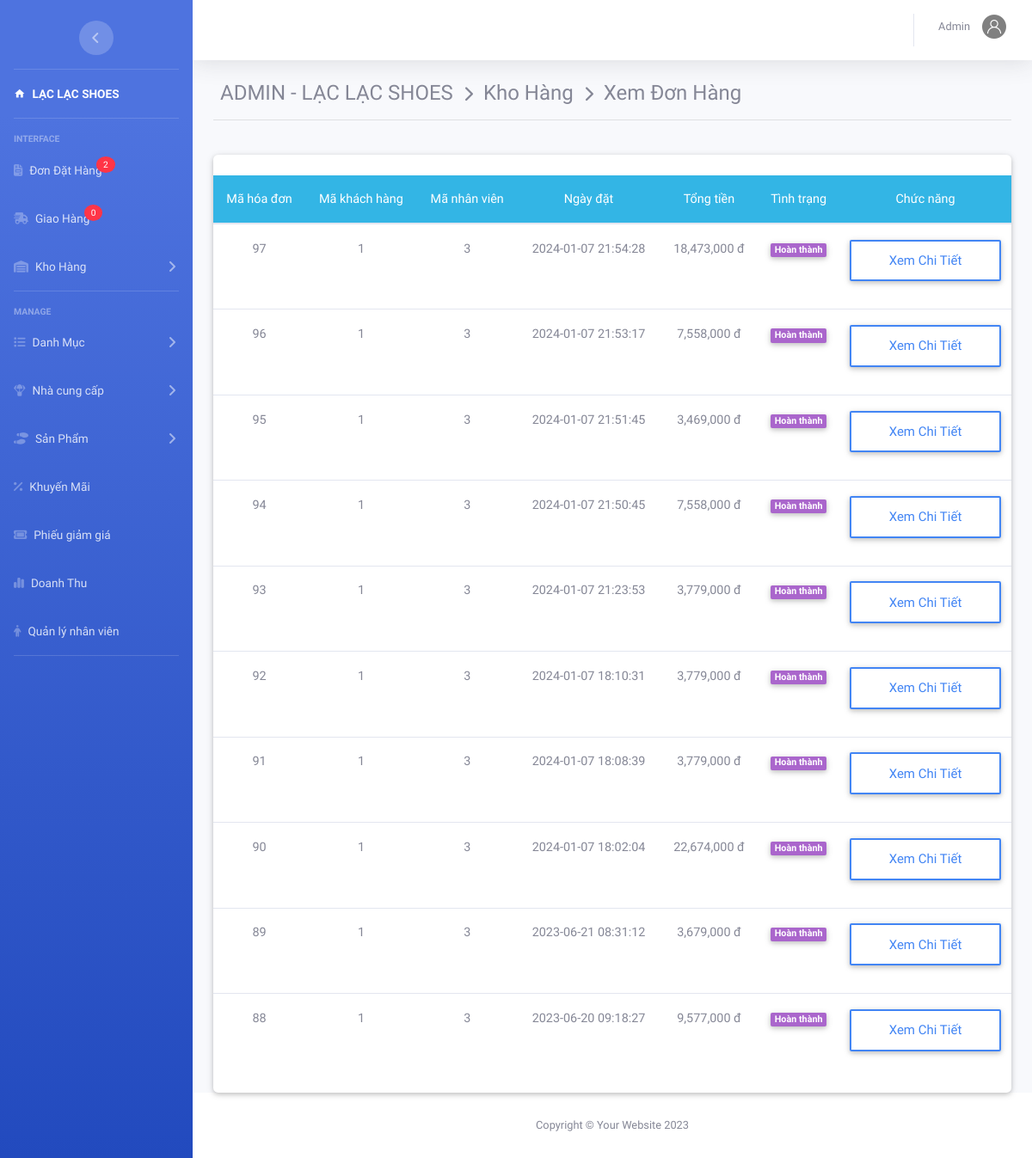
/admin/index.php?action=kho&view=xemdh (signed in), run on an earlier commit of the app's database.
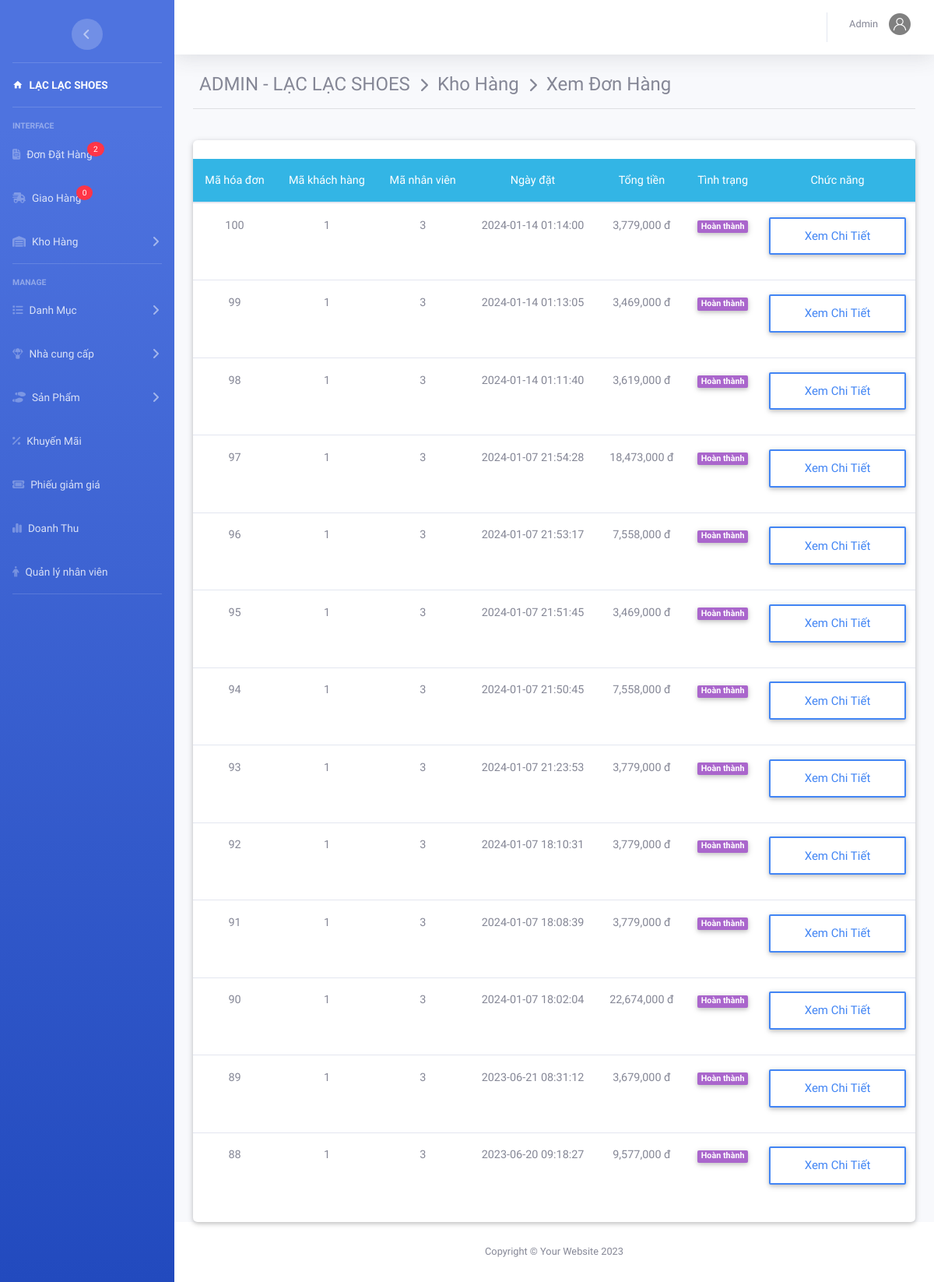
And on a later commit of the database.
### tables this page shows
CREATE TABLE `hoadon` (
  `MaHD` int(11) NOT NULL,
  `MaKH` int(11) NOT NULL,
  `MaNV` int(11) DEFAULT NULL,
  `NgayDat` datetime DEFAULT current_timestamp(),
  `NgayGiao` datetime DEFAULT NULL,
  `PhuongThucThanhToan` tinyint(4) NOT NULL,
  `TinhTrang` varchar(20) DEFAULT NULL,
  `TongTien` decimal(10,0) NOT NULL,
  `MaNVGH` varchar(50) DEFAULT NULL
);

### admin/kho/dondathang.php (the view, shortened to what this page needs)
<?php
$sql = "select * from hoadon  where (TinhTrang ='đã duyệt' or TinhTrang ='hoàn thành')  Order by NgayDat DESC ";
$rs = mysqli_query($conn, $sql);
?>
<div class="container-fluid">
	<div class="page-header">
		<h4 class="page-title">
			 ADMIN - LẠC LẠC SHOES &#160;<i class="fas fa-chevron-right" style="font-size: 18px"></i>&#160; Kho Hàng &#160;<i class="fas fa-chevron-right" style="font-size: 18px"></i>&#160; Xem Đơn Hàng
		</h4>
	</div>
	<hr><br>
	<div class="row">
		<div class="col-md-12 grid-margin stretch-card">
			<div class="card">
				<br>
				<table class="table table-hover text-center ">
					<thead class="badge-info">
						<tr>
							<th>Mã hóa đơn</th>
							<th>Mã khách hàng</th>
							<th>Mã nhân viên</th>
							<th>Ngày đặt</th>
							<th>Tổng tiền</th>
							<th>Tình trạng</th>
							<th>Chức năng</th>
						</tr>
					</thead>
					<tbody>
						<?php
							while ($row = mysqli_fetch_array($rs)) {
						?>
							<tr>
								<td><?php echo $row['MaHD']; ?></td>
								<td><?php echo $row['MaKH']; ?></td>
								<td><?php echo $row['MaNV']; ?></td>
								<td><?php echo $row['NgayDat']; ?></td>
								<td><?php echo number_format($row['TongTien']) . ' đ'; ?></td>
								<td><?php if ($row['TinhTrang'] === 'Đã duyệt') { ?>
										<label class="badge badge-warning"><span style="vertical-align: inherit;">
												<span style="vertical-align: inherit;">Đã duyệt</span></span>
										</label>
									<?php } elseif ($row['TinhTrang'] === 'hoàn thành') { ?>
										<label class="badge badge-secondary"><span style="vertical-align: inherit;">
												<span style="vertical-align: inherit;">Hoàn thành</span></span>
										</label>
									<?php } ?>
								</td>
								<td width="200"><a class="d-block fs-15 mb-3 text-capitalize btn btn-outline-primary" href="index.php?action=kho&view=chitietdh&mahd=<?php echo $row['MaHD']; ?>">Xem chi tiết </a></td>
							</tr>
						<?php	} ?>
					</tbody>
				</table>
			</div>
		</div>
	</div>
</div>

### admin/index.php (shortened to what this page needs)
<?php
if(!isset($_SESSION['admin'])){
  header('location:login.php');
}
else{
	include_once('../model/database.php');
	include 'include/menu.php';
	include 'include/header.php';
	include 'controller.php';
	include 'include/footer.php';
}
 ?>

### admin/include/menu.php (shortened to what this page needs)
<!DOCTYPE html>
<html lang="en">
<head>
  <link rel="stylesheet" href="https://cdnjs.cloudflare.com/ajax/libs/font-awesome/6.5.1/css/all.min.css" />
  <link href="template/mdi/css/materialdesignicons.min.css" rel="stylesheet">
  <link href="template/cssfont.css" rel="stylesheet">
  <link href="template/css/sb-admin-2.min.css" rel="stylesheet">
  <link href="template/css/style.css" rel="stylesheet">
  <link href="template/bootstrap/mdb.lite.min.css" rel="stylesheet">
  <?php
  if (isset($_SESSION['admin'])) {
    $nv = $_SESSION['admin'];
  } ?>
</head>
<body id="page-top">
  <div id="wrapper">
    <ul class="navbar-nav bg-gradient-primary sidebar sidebar-dark accordion" id="accordionSidebar">
      <br>
      <div class="text-center d-none d-md-inline">
        <button class="rounded-circle border-0" id="sidebarToggle"></button>
      </div>
      <hr class="sidebar-divider my-0">
      <li class="nav-item active">
        <a class="nav-link" href="index.php">
          <i class="mdi mdi-home menu-icon"></i>
          <span>LẠC LẠC SHOES</span></a>
      </li>
      <hr class="sidebar-divider">
      <div class="sidebar-heading">
        Interface
      </div>
      <?php
      $sql = "SELECT * FROM `hoadon` WHERE `TinhTrang` = 'chưa duyệt'";
      $rs = mysqli_query($conn, $sql);
      $dem = mysqli_num_rows($rs);
      ?>
      <li class="nav-item">
        <a class="nav-link" href="?action=xldathang">
          <i class="fa-solid fa-file-invoice"></i>
          <span>Đơn Đặt Hàng <sup style="border-radius: 50%; right: 10px; top: -0.7em;" class="badge-danger text-center px-2 py-1"><?php echo $dem ?></sup></span></a>
      </li>
      <?php
      $sql = "SELECT * FROM `hoadon` WHERE NgayGiao is not null and TinhTrang='Đã duyệt' ORDER BY NgayGiao ASc";
      $rs = mysqli_query($conn, $sql);
      $dem = mysqli_num_rows($rs);
      ?>
      <li class="nav-item">
        <a class="nav-link" href="?action=giaohang">
          <i class="fa-solid fa-truck-fast"></i>
          <span>Giao Hàng <sup style="border-radius: 50%; right: 10px; top: -0.7em;" class="badge-danger text-center px-2 py-1"><?php echo $dem ?></sup></span></a>
      </li>
      <li class="nav-item">
        <a class="nav-link collapsed" href="#" data-toggle="collapse" data-target="#collapseTwo" aria-expanded="true" aria-controls="collapseTwo">
          <i class="fa-solid fa-warehouse"></i>
          <span>Kho Hàng</span>
        </a>
      </li>
      <hr class="sidebar-divider">
      <div class="sidebar-heading">
        Manage
      </div>
      <li class="nav-item">
        <a class="nav-link collapsed" href="#" data-toggle="collapse" data-target="#collapsePages" aria-expanded="true" aria-controls="collapsePages">
          <i class="fa-solid fa-list"></i>
          <span>Danh Mục</span>
        </a>
      </li>
      <li class="nav-item">
        <a class="nav-link collapsed" href="#" data-toggle="collapse" data-target="#collaspeSupplier" aria-expanded="true" aria-controls="collaspeSupplier">
          <i class="fa-solid fa-parachute-box"></i>
          <span>Nhà cung cấp</span>
        </a>
      </li>
      <li class="nav-item">
        <a class="nav-link collapsed" href="#" data-toggle="collapse" data-target="#collapsePages1" aria-expanded="true" aria-controls="collapsePages1">
          <i class="fa-solid fa-shoe-prints"></i>
          <span>Sản Phẩm</span>
        </a>
      </li>
      <li class="nav-item">
        <a class="nav-link" href="?action=khuyenmai">
          <i class="fa-solid fa-percent"></i>
          <span>Khuyến Mãi</span></a>
      </li>
      <li class="nav-item">
        <a class="nav-link" href="?action=phieugiamgia">
          <i class="fa-solid fa-ticket"></i>
          <span>Phiếu giảm giá</span></a>
      </li>
      <li class="nav-item">
        <a class="nav-link" href="?action=danhthu">
          <i class="fa-solid fa-chart-simple"></i>
          <span>Doanh Thu</span></a>
      </li>
      <li class="nav-item">
        <a class="nav-link" href="?action=nhanvien">
          <i class="fa-solid fa-person"></i>
          <span>Quản lý nhân viên</span></a>
      </li>
      <hr class="sidebar-divider d-none d-md-block">
    </ul>

### admin/include/header.php (shortened to what this page needs)
<div id="content-wrapper" class="d-flex flex-column">
  <div id="content">
    <nav class="navbar navbar-expand navbar-light bg-white topbar mb-4 static-top shadow">
      <ul class="navbar-nav ml-auto">
        <li class="nav-item dropdown no-arrow" style="margin-top: 30px">
          <a class="nav-link dropdown-toggle" href="#" id="userDropdown" role="button" data-toggle="dropdown" aria-haspopup="true" aria-expanded="false">
            <span class="mr-2 d-none d-lg-inline text-gray-600 small"><?php echo $nv['TenNV'] ?></span>
            <img class="img-profile rounded-circle" src="template/img/avatar.png">
          </a>
        </li>
      </ul>
    </nav>

### admin/controller.php (shortened to what this page needs)
<?php
$check = $_SESSION['admin'];
if (isset($_GET['action'])) {
    $action = $_GET['action'];
    switch ($action) {
        case 'kho':
            if ($check['Quyen'] > 3) {
                echo ('<center> BẠN KHÔNG CÓ QUYỀN TRUY CẬP</center>');
            } else {
                include('kho/main.php');
            }
            break;
    }
} else {
    include_once('content.php');
}

### admin/kho/main.php (shortened to what this page needs)
<?php
	include_once('../model/database.php');
	if(isset($_GET['view'])){
		$view=$_GET['view'];
		switch ($view) {
			case 'xemdh':
					include_once('kho/dondathang.php');
				break;
		}
	}
	else{
		include_once('kho/quanlysanpham.php');
	}
?>

### admin/include/footer.php (shortened to what this page needs)
</div>
<footer class="sticky-footer bg-white">
  <div class="container my-auto">
    <div class="copyright text-center my-auto">
      <span>Copyright &copy; Your Website 2023</span>
    </div>
  </div>
</footer>
</div>
</div>
</body>
</html>

### admin/template/css/style.css (style rules this page uses)
.fs-15 { font-size: 15px !important; }

What changed in the data, as far as the page shows it:
added hoadon: MaHD "100", MaKH "1", MaNV "3", NgayDat "2024-01-14 01:14:00", TongTien "3,779,000", TinhTrang "Hoàn thành"
added hoadon: MaHD "99", MaKH "1", MaNV "3", NgayDat "2024-01-14 01:13:05", TongTien "3,469,000", TinhTrang "Hoàn thành"
added hoadon: MaHD "98", MaKH "1", MaNV "3", NgayDat "2024-01-14 01:11:40", TongTien "3,619,000", TinhTrang "Hoàn thành"
